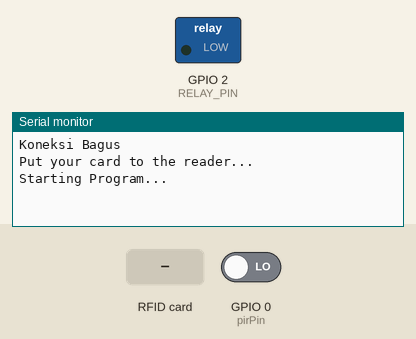
The sketch below on a simulated ESP8266 (NodeMCU). On the bench: switched loads named in the sketch (green lamp = pin HIGH), the last lines printed to the serial monitor. The inputs (shaded band) are chosen by the test bench; at power-on: GPIO 0 (pirPin) LOW.

Above: at 2.7 s.
2.8 s: RFID card 9A BE 1B B0 held to the reader
At 3.6 s:
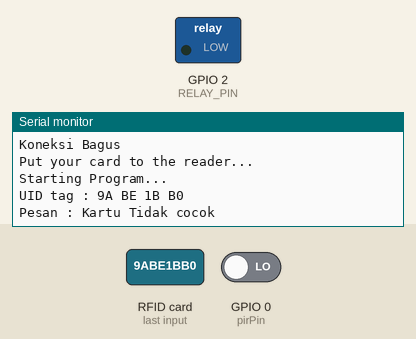
4.3 s: RFID card 5E 7A 19 C4 held to the reader
At 6.1 s:
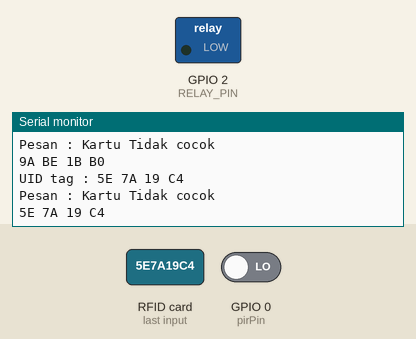

The sketch:

final.ino
```cpp
/*
    Program Alarm PIR dengan Telegram
    dibuat oleh Indobot
*/

#include <SPI.h>
#include <MFRC522.h>
#include "CTBot.h"  //Pendeklarasian Library

#define RST_PIN 5 // RFID PIN D1
#define SDA_PIN 4 // RFID PIN D2
#define pirPin 0 // PIR PIN D3
#define RELAY_PIN 2  //RELAY PIN D4

CTBot myBot;


String ssid = "linda-meong-meong";    //nama ssid wifi kalian
String pass = "lindanesuwifinelemot";  //password wifi kalian
String token = "6120908849:AAHskIZp-ib4t3KnCJmMY5GqpY4dIwTOfRQ";    //token bot baru kalian
const int id = 1459467939;      //id telegram kalian
int pirValue;

MFRC522 mfrc522(SDA_PIN, RST_PIN);

void setup() {
  Serial.begin(9600);
  SPI.begin();
  mfrc522.PCD_Init();

  pinMode(pirPin, INPUT); // PIR INPUT
  pinMode(RELAY_PIN, OUTPUT);  // Set pin sebagai OUTPUT


  myBot.wifiConnect(ssid, pass);
  myBot.setTelegramToken(token);
  if (myBot.testConnection()) {
    Serial.println("Koneksi Bagus");
    Serial.println("Put your card to the reader...");
  } else {
    Serial.println("Koneksi Jelek");
    Serial.println("Put your card to the reader...");
  }
  Serial.println("Starting Program...");


}

void loop() {
  pirValue = digitalRead(pirPin);
  digitalWrite(RELAY_PIN, LOW);
  // Serial.println("jalan relay pin low");

  if(!mfrc522.PICC_IsNewCardPresent()){
    // Serial.println("PICC Is New Card Present");
    return;
  }

  if(!mfrc522.PICC_ReadCardSerial()){
    Serial.println("PICC Read Card Serial");
    return;
  }

  Serial.print("UID tag :");
  String content = "";
  byte letter;

  for(byte i = 0; i < mfrc522.uid.size; i++){
    Serial.print(mfrc522.uid.uidByte[i] < 0x10 ? " 0" : " ");
    Serial.print(mfrc522.uid.uidByte[i], HEX);
    content.concat(String(mfrc522.uid.uidByte[i] < 0x10 ? " 0" : " "));
    content.concat(String(mfrc522.uid.uidByte[i], HEX));
  }

  Serial.println();
  Serial.print("Pesan : ");
  content.toUpperCase();

    // check apakah ada object di sekitar sensor PIR
   if(pirValue == HIGH){
      Serial.println("PIR mendeteksi object");
    }

    if(content.substring(1) == "9A BE 1B B0"  && pirValue == HIGH){
      Serial.println("Kartu cocok");
      Serial.println();
      digitalWrite(RELAY_PIN, HIGH);   // Aktifkan relay
      // myBot.sendMessage(id, "Pintu terbuka");
      delay(1000); // Tahan relay selama 1 detik
      digitalWrite(RELAY_PIN, LOW);   // Non Aktifkan relay
      delay(1000); // Tahan relay selama 1 detik
    }else{
      Serial.println("Kartu Tidak cocok");
      Serial.println();
      delay(1000);
    }
    Serial.println(content.substring(1));
}
```

Measured:
- after the input at 2.8 s, the serial monitor: prints a new line at once (image 1)
- after the input at 4.3 s, the serial monitor: prints a new line at once (image 2)
